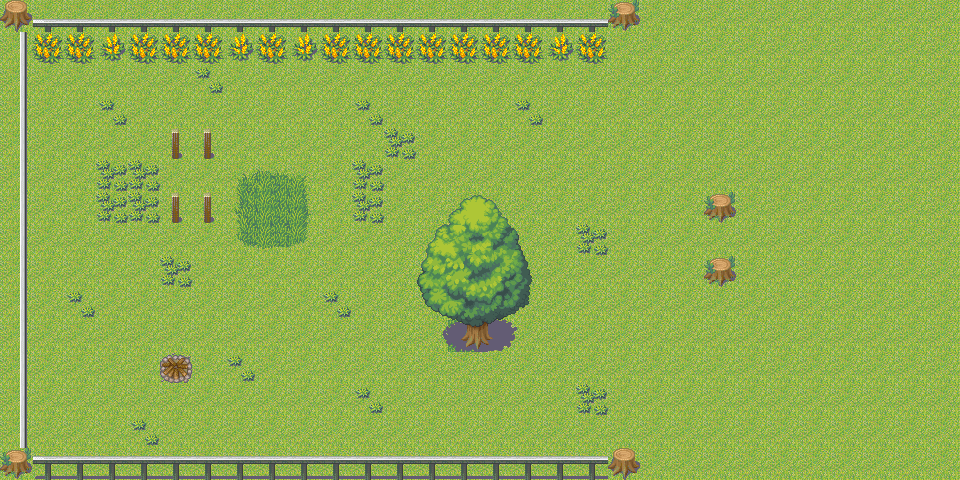

Rendered tile map (Tiled .tmx) drawn with the repository's tilesets; below, a short description and the map source with its tile grids summarised:
An orthogonal 30x15 tile map with 32x32 px tiles, 4 tile layers (Suelo, Suelo2, Solido, Frontal).

<map version="1.0" orientation="orthogonal" width="30" height="15" tilewidth="32" tileheight="32">
 <tileset firstgid="1" name="camp" tilewidth="32" tileheight="32">
  <image source="../resources/graphics/tilesets/camp.png" trans="ff00ff" />
 </tileset>
 <layer name="Suelo" width="30" height="15">
  <data>[450 cells, 450 non-empty, 2 distinct tile ids]</data>
 </layer>
 <layer name="Suelo2" width="30" height="15">
  <data>[450 cells, 300 non-empty, 12 distinct tile ids]</data>
 </layer>
 <layer name="Solido" width="30" height="15">
  <data>[450 cells, 80 non-empty, 13 distinct tile ids]</data>
 </layer>
 <layer name="Frontal" width="30" height="15">
  <data>[450 cells, 18 non-empty, 18 distinct tile ids]</data>
 </layer>
</map>
